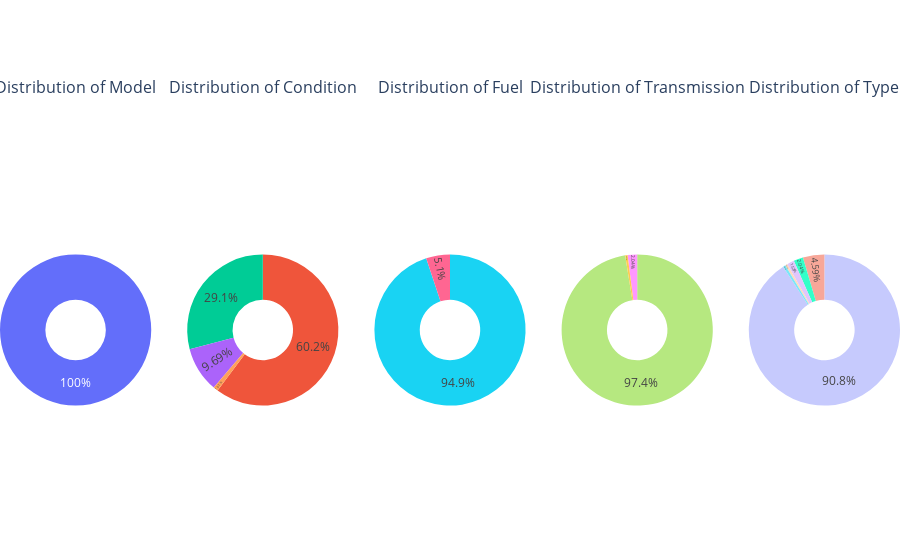

Here is the notebook cell this chart was saved with:
### Markdown cell above
To begin our exploratory data analysis, we're interested in understanding the distribution of various categories within our dataset. To visualize these distributions, pie charts serve as a concise and effective tool, offering a snapshot of the relative proportions of each category. In our dataset, we have several categorical columns like `model`, `condition`, `fuel`, `transmission`, and `type`. For each of these columns, a pie chart provides a clear breakdown of the percentage representation of each category.

### Code cell
def create_pie_trace(df, column_name):
    fig = px.pie(df, names=column_name, hole=0.4)
    pie_data = fig.data[0]
    pie_data.update(
        textposition="inside",
        hoverinfo="label+percent+value",
        hovertemplate="%{label}<br>%{value}"
    )
    return pie_data

columns_for_pie = ["model", "condition", "fuel", "transmission", "type"]
subplot_titles = [f"Distribution of {col_name.capitalize()}" for col_name in columns_for_pie]

fig = make_subplots(rows=1, cols=5, subplot_titles=subplot_titles, specs=[[{'type':'domain'}] * 5])

for i, col_name in enumerate(columns_for_pie):
    pie_trace = create_pie_trace(df, col_name)
    fig.add_trace(pie_trace, row=1, col=i+1)

fig.update_layout(margin=dict(b=0, l=0, r=0), showlegend=False)
fig.show()

### Figure 1 — Plotly figure (JSON) as saved in the notebook; plotly's stock layout.template omitted (floating-point values rounded to 4 significant figures; data arrays with more than 128 entries replaced by an {"elided": "..."} marker saying what was removed)
{"data": [{"domain": {"x": [0, 0.168], "y": [0, 1]}, "hole": 0.4, "hoverinfo": "label+percent+value", "hovertemplate": "%{label}<br>%{value}", "labels": {"elided": "196 str values"}, "legendgroup": "", "name": "", "showlegend": true, "textposition": "inside", "type": "pie"}, {"domain": {"x": [0.208, 0.376], "y": [0, 1]}, "hole": 0.4, "hoverinfo": "label+percent+value", "hovertemplate": "%{label}<br>%{value}", "labels": {"elided": "196 str values"}, "legendgroup": "", "name": "", "showlegend": true, "textposition": "inside", "type": "pie"}, {"domain": {"x": [0.416, 0.584], "y": [0, 1]}, "hole": 0.4, "hoverinfo": "label+percent+value", "hovertemplate": "%{label}<br>%{value}", "labels": {"elided": "196 str values"}, "legendgroup": "", "name": "", "showlegend": true, "textposition": "inside", "type": "pie"}, {"domain": {"x": [0.624, 0.792], "y": [0, 1]}, "hole": 0.4, "hoverinfo": "label+percent+value", "hovertemplate": "%{label}<br>%{value}", "labels": {"elided": "196 str values"}, "legendgroup": "", "name": "", "showlegend": true, "textposition": "inside", "type": "pie"}, {"domain": {"x": [0.832, 1], "y": [0, 1]}, "hole": 0.4, "hoverinfo": "label+percent+value", "hovertemplate": "%{label}<br>%{value}", "labels": {"elided": "196 str values"}, "legendgroup": "", "name": "", "showlegend": true, "textposition": "inside", "type": "pie"}], "layout": {"annotations": [{"font": {"size": 16}, "showarrow": false, "text": "Distribution of Model", "x": 0.084, "xanchor": "center", "xref": "paper", "y": 1, "yanchor": "bottom", "yref": "paper"}, {"font": {"size": 16}, "showarrow": false, "text": "Distribution of Condition", "x": 0.292, "xanchor": "center", "xref": "paper", "y": 1, "yanchor": "bottom", "yref": "paper"}, {"font": {"size": 16}, "showarrow": false, "text": "Distribution of Fuel", "x": 0.5, "xanchor": "center", "xref": "paper", "y": 1, "yanchor": "bottom", "yref": "paper"}, {"font": {"size": 16}, "showarrow": false, "text": "Distribution of Transmission", "x": 0.708, "xanchor": "center", "xref": "paper", "y": 1, "yanchor": "bottom", "yref": "paper"}, {"font": {"size": 16}, "showarrow": false, "text": "Distribution of Type", "x": 0.916, "xanchor": "center", "xref": "paper", "y": 1, "yanchor": "bottom", "yref": "paper"}], "margin": {"b": 0, "l": 0, "r": 0}, "showlegend": false}}
